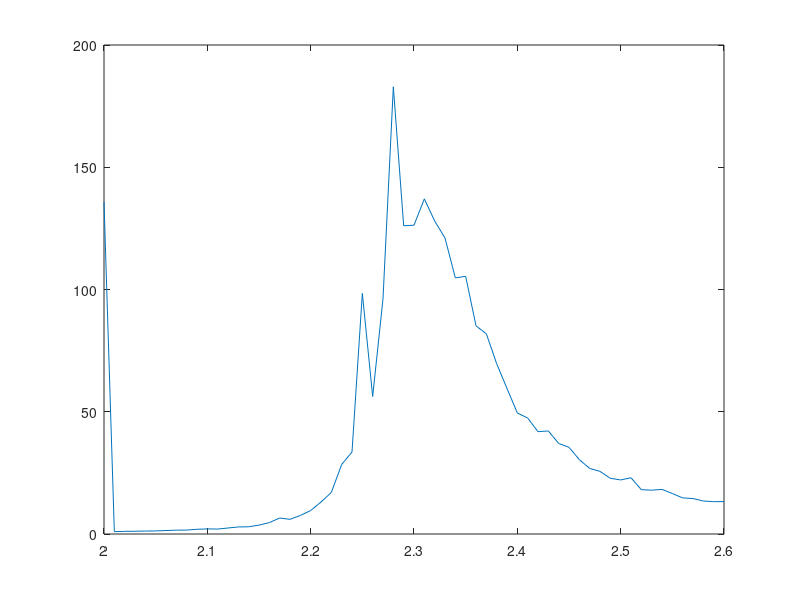

Write the MATLAB code that produced this figure.
e_var = [9.47519, 4.51118, 4.69436, 4.78647, 4.9365, 4.96972, 5.17363, 5.25914, 5.46863, 5.61628, 5.81674, 5.79955, 6.15021, 6.46071, 6.57228, 6.8153, 7.12641, 7.28165, 7.58616, 7.88569, 8.04826, 8.73714, 8.6905, 10.1336, 10.6207, 13.0421, 10.8397, 12.8048, 13.0486, 12.1864, 11.655, 12.5371, 11.1906, 10.9654, 9.73172, 9.58953, 9.00976, 8.98151, 9.10726, 8.22348, 7.8792, 7.63933, 7.52015, 7.6289, 7.68381, 7.31627, 7.19826, 7.17496, 7.19488, 6.9213, 6.9664, 6.7152, 6.80365, 6.6927, 6.6909, 6.58473, 6.61418, 6.50216, 6.44009, 6.31946, 6.21204, ];
m_var = [135.851, 0.955765, 1.07736, 1.12749, 1.20989, 1.25029, 1.42367, 1.57055, 1.60754, 1.92833, 2.08783, 2.02223, 2.45508, 2.8881, 2.95171, 3.63366, 4.66018, 6.538, 5.99875, 7.57752, 9.59658, 13.0758, 16.9927, 28.4427, 33.5453, 98.4314, 56.2399, 96.225, 182.915, 126.081, 126.294, 137.065, 128.015, 121.057, 104.756, 105.403, 85.1414, 81.8773, 69.6493, 59.5135, 49.4899, 47.4462, 41.8587, 42.1438, 37.0359, 35.4572, 30.4084, 26.8308, 25.6152, 22.7825, 22.1096, 23.005, 18.1273, 17.921, 18.2435, 16.5549, 14.7631, 14.5026, 13.4941, 13.2326, 13.2635, ];
mean_mag = [0.851234, 0.902547, 0.898403, 0.895476, 0.891001, 0.887467, 0.883309, 0.878545, 0.874196, 0.868177, 0.86334, 0.858841, 0.852449, 0.845616, 0.839351, 0.832116, 0.821834, 0.810759, 0.805288, 0.791741, 0.780592, 0.764034, 0.747621, 0.726253, 0.709804, 0.642803, 0.670368, 0.602636, 0.468032, 0.516173, 0.465788, 0.405705, 0.339133, 0.333341, 0.282645, 0.252864, 0.226191, 0.218507, 0.197554, 0.17637, 0.168979, 0.160382, 0.148815, 0.146376, 0.134952, 0.134743, 0.126729, 0.117825, 0.117466, 0.109483, 0.107578, 0.107543, 0.094489, 0.0932827, 0.0947048, 0.090538, 0.0871896, 0.0858919, 0.0816212, 0.0797392, 0.0828195, ];
temperatures = [2, 2.01, 2.02, 2.03, 2.04, 2.05, 2.06, 2.07, 2.08, 2.09, 2.1, 2.11, 2.12, 2.13, 2.14, 2.15, 2.16, 2.17, 2.18, 2.19, 2.2, 2.21, 2.22, 2.23, 2.24, 2.25, 2.26, 2.27, 2.28, 2.29, 2.3, 2.31, 2.32, 2.33, 2.34, 2.35, 2.36, 2.37, 2.38, 2.39, 2.4, 2.41, 2.42, 2.43, 2.44, 2.45, 2.46, 2.47, 2.48, 2.49, 2.5, 2.51, 2.52, 2.53, 2.54, 2.55, 2.56, 2.57, 2.58, 2.59, 2.6, ];
test = e_var./temperatures;
plot(temperatures,m_var)
